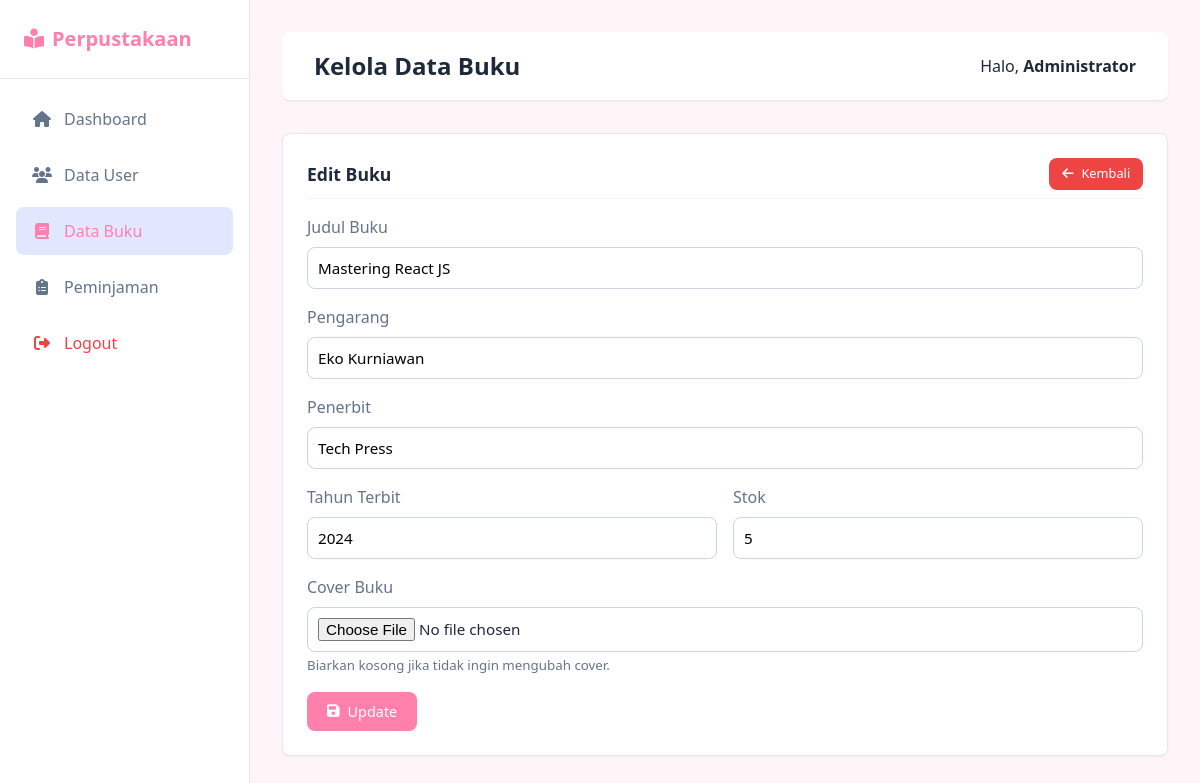
The app's page /admin/buku_edit.php?id=2 (signed in) with its own data.
### tables this page shows
CREATE TABLE `buku` (
  `id_buku` int(11) NOT NULL,
  `judul` varchar(255) NOT NULL,
  `pengarang` varchar(100) NOT NULL,
  `penerbit` varchar(100) NOT NULL,
  `tahun_terbit` int(4) NOT NULL,
  `stok` int(11) NOT NULL DEFAULT 0,
  `cover` varchar(255) DEFAULT NULL,
  `created_at` timestamp NOT NULL DEFAULT current_timestamp()
);

### admin/buku_edit.php (the view, shortened to what this page needs)
<?php
require_once 'header.php';
$id = (int)$_GET['id'];
$query = "SELECT * FROM buku WHERE id_buku = $id";
$result = mysqli_query($conn, $query);
$data = mysqli_fetch_assoc($result);
?>
<div class="card">
    <div class="card-header">
        <h3 class="card-title">Edit Buku</h3>
        <a href="buku.php" class="btn btn-danger btn-sm"><i class="fas fa-arrow-left"></i> Kembali</a>
    </div>
    <div class="card-body">
        <form action="" method="POST" enctype="multipart/form-data">
            <div class="form-group">
                <label class="form-label">Judul Buku</label>
                <input type="text" name="judul" class="form-control" value="<?= htmlspecialchars($data['judul']); ?>" required>
            </div>
            <div class="form-group">
                <label class="form-label">Pengarang</label>
                <input type="text" name="pengarang" class="form-control" value="<?= htmlspecialchars($data['pengarang']); ?>" required>
            </div>
            <div class="form-group">
                <label class="form-label">Penerbit</label>
                <input type="text" name="penerbit" class="form-control" value="<?= htmlspecialchars($data['penerbit']); ?>" required>
            </div>
            <div class="form-group" style="display: grid; grid-template-columns: 1fr 1fr; gap: 1rem;">
                <div>
                    <label class="form-label">Tahun Terbit</label>
                    <input type="number" name="tahun_terbit" class="form-control" value="<?= htmlspecialchars($data['tahun_terbit']); ?>" required min="1900" max="<?= date('Y'); ?>">
                </div>
                <div>
                    <label class="form-label">Stok</label>
                    <input type="number" name="stok" class="form-control" value="<?= htmlspecialchars($data['stok']); ?>" required min="0">
                </div>
            </div>
            <div class="form-group">
                <label class="form-label">Cover Buku</label>
                <input type="file" name="cover" class="form-control" accept="image/*">
                <small style="color: var(--text-secondary);">Biarkan kosong jika tidak ingin mengubah cover.</small>
            </div>
            <button type="submit" name="edit" class="btn btn-primary"><i class="fas fa-save"></i> Update</button>
        </form>
    </div>
</div>
<?php require_once 'footer.php'; ?>

### assets/css/style.css (style rules this page uses)
:root { --primary-color: #ff80ab; --primary-hover: #f06292; --secondary-color: #64748b; --accent-color: #0ea5e9; --background-color: #fff5f8; --card-bg: #ffffff; --text-primary: #1e293b; --text-secondary: #64748b; --danger-color: #ef4444; --success-color: #22c55e; --border-radius: 0.5rem; --shadow-sm: 0 1px 2px 0 rgb(0 0 0 / 0.05); --shadow-md: 0 4px 6px -1px rgb(0 0 0 / 0.1), 0 2px 4px -2px rgb(0 0 0 / 0.1); }
* { box-sizing: border-box; margin: 0; padding: 0; font-family: 'Segoe UI', Tahoma, Geneva, Verdana, sans-serif; }
body { background-color: var(--background-color); color: var(--text-primary); line-height: 1.5; }
.card { background: var(--card-bg); padding: 1.5rem; border-radius: var(--border-radius); box-shadow: var(--shadow-sm); margin-bottom: 1.5rem; border: 1px solid #e2e8f0; }
.card-header { display: flex; justify-content: space-between; align-items: center; margin-bottom: 1rem; padding-bottom: 0.5rem; border-bottom: 1px solid #f1f5f9; }
.card-title { font-size: 1.1rem; font-weight: 600; color: var(--text-primary); }
.form-group { margin-bottom: 1rem; }
.form-label { display: block; margin-bottom: 0.5rem; font-weight: 500; color: var(--text-secondary); }
.form-control { width: 100%; padding: 0.625rem; border: 1px solid #cbd5e1; border-radius: var(--border-radius); font-size: 0.95rem; transition: border-color 0.2s; }
.btn { display: inline-flex; align-items: center; justify-content: center; padding: 0.625rem 1.25rem; border-radius: var(--border-radius); font-weight: 500; text-decoration: none; cursor: pointer; border: none; transition: background-color 0.2s; font-size: 0.9rem; gap: 0.5rem; }
.btn-primary { background-color: var(--primary-color); color: white; }
.btn-danger { background-color: var(--danger-color); color: white; }
.btn-sm { padding: 0.4rem 0.8rem; font-size: 0.8rem; }

### admin/header.php (style rules this page uses)
body { font-family: 'Inter', sans-serif; }

### records on screen
buku: judul "Mastering React JS", pengarang "Eko Kurniawan", penerbit "Tech Press", tahun_terbit "2024", stok "5"

### other values on screen
$_SESSION['nama'] "Administrator"
